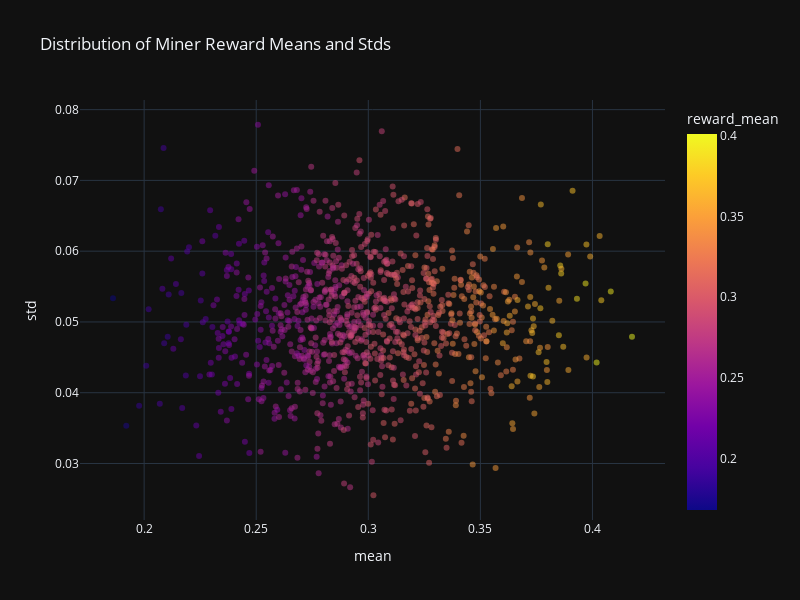

The notebook cell this image was saved under:
### Code cell
df = pd.DataFrame([{'i':i, 'mean':miners[i].mean, 'std':miners[i].std, 'fail_rate':miners[i].fail_rate, 'reward_mean':miners[i].mean * (1-miners[i].fail_rate)} for i in range(num_miners)])
px.scatter(df, x='mean', y='std', color='reward_mean',
           title='Distribution of Miner Reward Means and Stds',
           opacity=0.5,
           width=800, height=600, template='plotly_dark')

### Figure 1 — Plotly figure (JSON) as saved in the notebook; plotly's stock layout.template omitted (floating-point values rounded to 4 significant figures; data arrays with more than 128 entries replaced by an {"elided": "..."} marker saying what was removed)
{"data": [{"hovertemplate": "mean=%{x}<br>std=%{y}<br>reward_mean=%{marker.color}<extra></extra>", "legendgroup": "", "marker": {"color": {"elided": "1000 float values"}, "coloraxis": "coloraxis", "opacity": 0.5, "symbol": "circle"}, "mode": "markers", "name": "", "orientation": "v", "showlegend": false, "type": "scatter", "x": {"elided": "1000 float values"}, "xaxis": "x", "y": {"elided": "1000 float values"}, "yaxis": "y"}], "layout": {"coloraxis": {"colorbar": {"title": {"text": "reward_mean"}}, "colorscale": [[0, "#0d0887"], [0.1111, "#46039f"], [0.2222, "#7201a8"], [0.3333, "#9c179e"], [0.4444, "#bd3786"], [0.5556, "#d8576b"], [0.6667, "#ed7953"], [0.7778, "#fb9f3a"], [0.8889, "#fdca26"], [1, "#f0f921"]]}, "height": 600, "legend": {"tracegroupgap": 0}, "title": {"text": "Distribution of Miner Reward Means and Stds"}, "width": 800, "xaxis": {"anchor": "y", "domain": [0, 1], "title": {"text": "mean"}}, "yaxis": {"anchor": "x", "domain": [0, 1], "title": {"text": "std"}}}}
